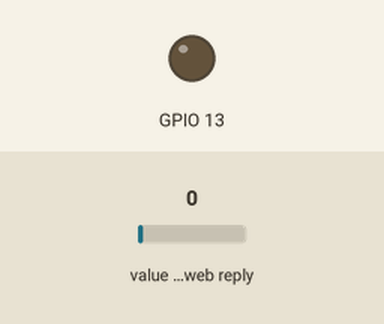
This sketch was run on a simulated ESP8266 (NodeMCU). Parts: output pins drawn as LEDs (lit = HIGH). Inputs (shaded band) come from the test bench; at power-on: value in the web reply 0. WiFi joins after 1.5 s; servers stay silent unless stated; web services answer with replies made up by the test bench; what the sketch prints to the serial monitor is not drawn.

Above: at 2.7 s.
2.8 s: value in the web reply set to 2
At 3.6 s:
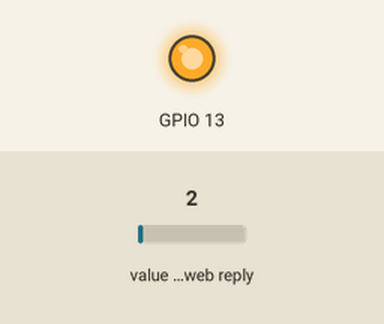
Timing chart, 0 to 5.8 s (numbered marks = the images above; inputs shaded):
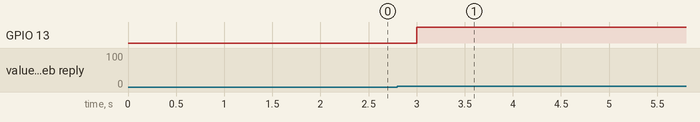

Measured:
- after the input at 2.8 s, GPIO 13: LOW → HIGH after 0.20 s

The sketch:

APPcontrolLED.ino.ino
```cpp
#include <ThingSpeak.h>               // add librery
#include <ESP8266WiFi.h>

WiFiClient  client;
unsigned long counterChannelNumber = 2117778;                // Channel ID
const char * myCounterReadAPIKey = "0R2ANBOSEKLQ7ZAZ";      // Read API Key
const int FieldNumber1 = 1;                                 // The field you wish to read
const int FieldNumber2 = 2;                                 // The field you wish to read

void setup()
{
  pinMode(13,OUTPUT);
  Serial.begin(115200);
  Serial.println();

  WiFi.begin("pw:-12345678", "12345678");                 // write wifi name & password

  Serial.print("Connecting");
  while (WiFi.status() != WL_CONNECTED)
  {
    delay(500);
    Serial.print(".");
  }
  Serial.println();
  Serial.print("Connected, IP address: ");
  Serial.println(WiFi.localIP());
  ThingSpeak.begin(client);
}

void loop()
{
 int A = ThingSpeak.readLongField(counterChannelNumber, FieldNumber1, myCounterReadAPIKey);
 Serial.println(A);
 digitalWrite(13,A);
}
```
